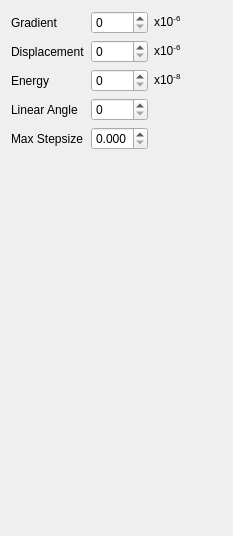
          <widget class="QWidget" name="AdvancedOptThresholds">
           <layout class="QVBoxLayout" name="verticalLayout_36">
            <item>
             <layout class="QGridLayout">
              <item row="2" column="2">
               <widget class="QLabel" name="label_11">
                <property name="text">
                 <string>x10&lt;sup&gt;-8&lt;/sup&gt;</string>
                </property>
               </widget>
              </item>
              <item row="2" column="1">
               <widget class="QSpinBox" name="geom_opt_tol_energy"/>
              </item>
              <item row="1" column="0">
               <widget class="QLabel" name="label_10">
                <property name="text">
                 <string>Displacement</string>
                </property>
               </widget>
              </item>
              <item row="1" column="2">
               <widget class="QLabel" name="label_113">
                <property name="text">
                 <string>x10&lt;sup&gt;-6&lt;/sup&gt;</string>
                </property>
               </widget>
              </item>
              <item row="1" column="1">
               <widget class="QSpinBox" name="geom_opt_tol_displacement"/>
              </item>
              <item row="0" column="0">
               <widget class="QLabel" name="label_13">
                <property name="text">
                 <string>Gradient</string>
                </property>
               </widget>
              </item>
              <item row="0" column="1">
               <widget class="QSpinBox" name="geom_opt_tol_gradient"/>
              </item>
              <item row="0" column="2">
               <widget class="QLabel" name="label_15">
                <property name="text">
                 <string>x10&lt;sup&gt;-6&lt;/sup&gt;</string>
                </property>
               </widget>
              </item>
              <item row="2" column="0">
               <widget class="QLabel" name="label_12">
                <property name="text">
                 <string>Energy</string>
                </property>
               </widget>
              </item>
              <item row="3" column="0">
               <widget class="QLabel" name="label_68">
                <property name="text">
                 <string>Linear Angle</string>
                </property>
               </widget>
              </item>
              <item row="3" column="1">
               <widget class="QSpinBox" name="geom_opt_linear_angle"/>
              </item>
              <item row="0" column="3">
               <spacer name="horizontalSpacer_15">
                <property name="orientation">
                 <enum>Qt::Horizontal</enum>
                </property>
                <property name="sizeHint" stdset="0">
                 <size>
                  <width>40</width>
                  <height>20</height>
                 </size>
                </property>
               </spacer>
              </item>
              <item row="4" column="0">
               <widget class="QLabel" name="label_71">
                <property name="text">
                 <string>Max Stepsize</string>
                </property>
               </widget>
              </item>
              <item row="4" column="1">
               <widget class="QDoubleSpinBox" name="geom_opt_max_step_size">
                <property name="prefix">
                 <string/>
                </property>
                <property name="suffix">
                 <string/>
                </property>
                <property name="decimals">
                 <number>3</number>
                </property>
                <property name="maximum">
                 <double>9.990000000000000</double>
                </property>
               </widget>
              </item>
             </layout>
            </item>
            <item>
             <spacer name="verticalSpacer_22">
              <property name="orientation">
               <enum>Qt::Vertical</enum>
              </property>
              <property name="sizeHint" stdset="0">
               <size>
                <width>20</width>
                <height>375</height>
               </size>
              </property>
             </spacer>
            </item>
           </layout>
          </widget>
